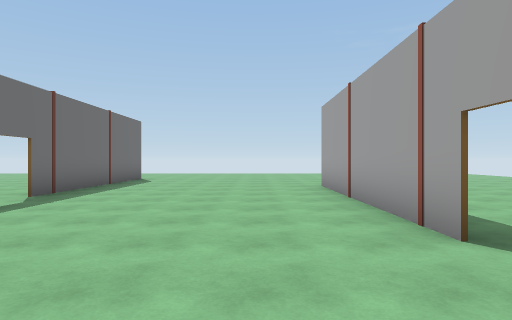
[1] (above)

24 first-person views from a walk through a Unity game level. The camera is 1.4 m above the floor, looks level and sees 75° across. Doors are open. The floor is counted in squares, 2 m on a side. Each view is taken from the middle of a square. On the plan, view 1 faces up. The plan holds only what a view shows up to about 10 squares ahead; the rest is blank. The place goes on beyond the plan. Some surface patterns are stand-ins.

[2]
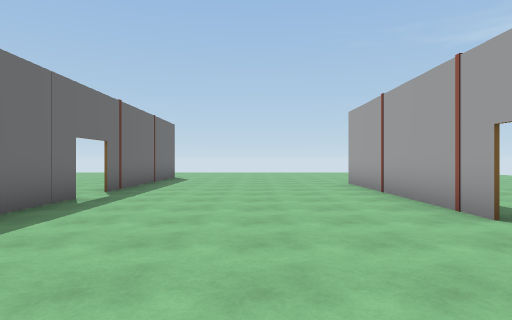

[3]
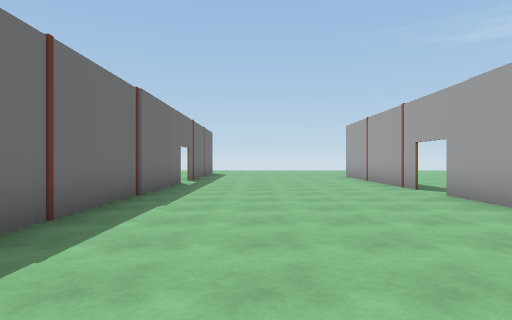

[4]
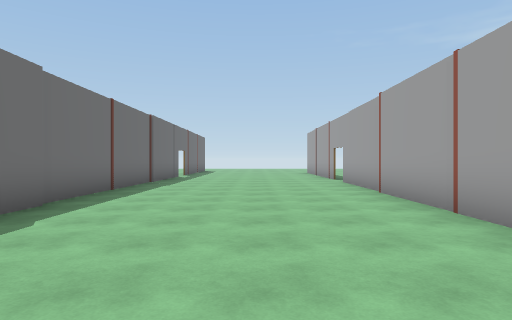

[5]
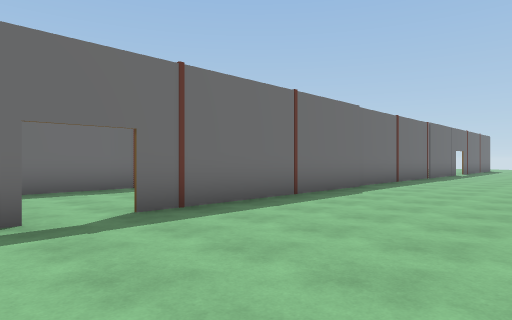

[6]
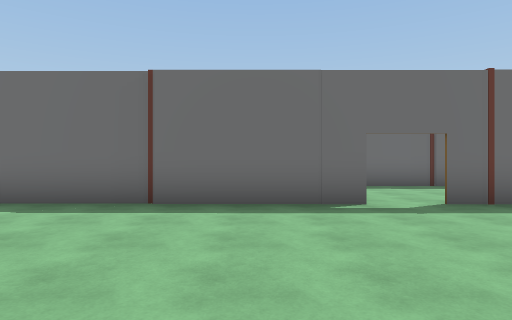

[7]
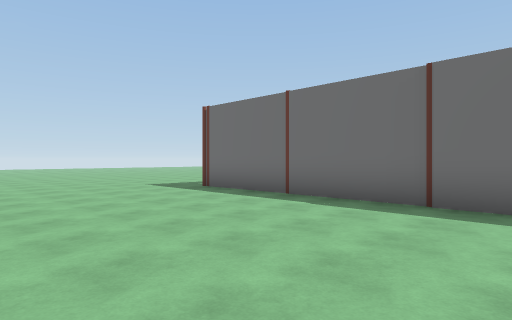

[8]
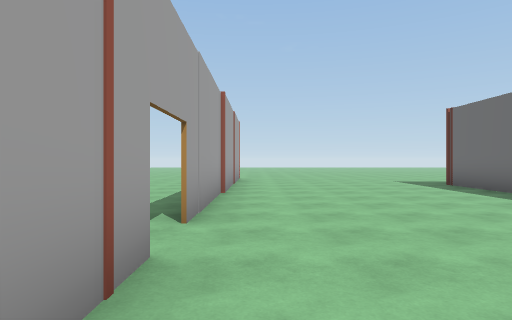

[9]
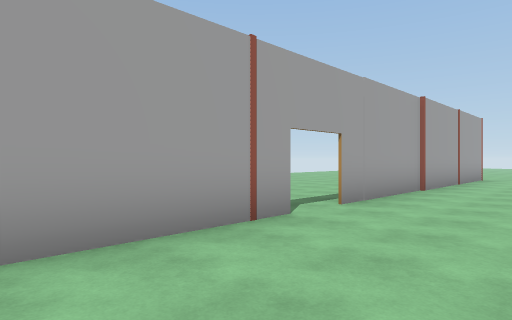

[10]
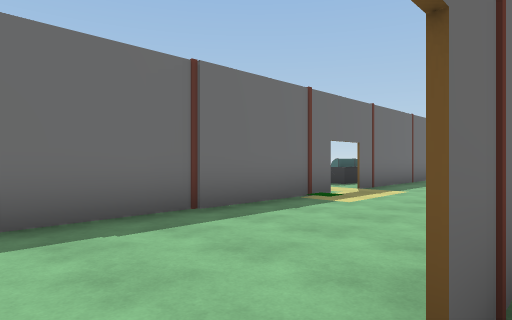

[11]
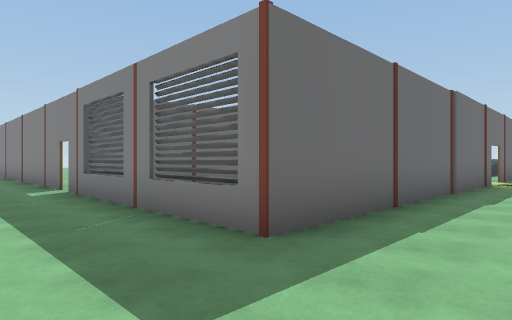

[12]
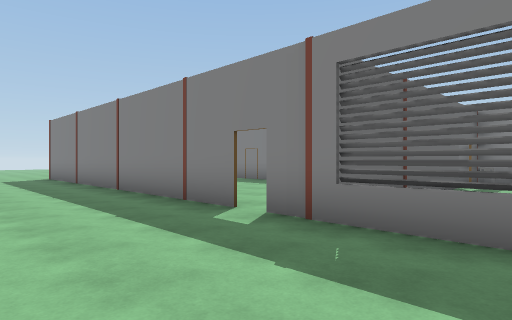

[13]
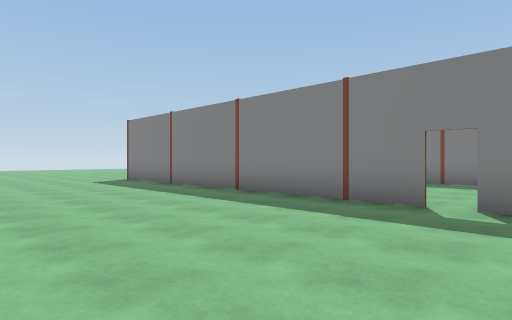

[14]
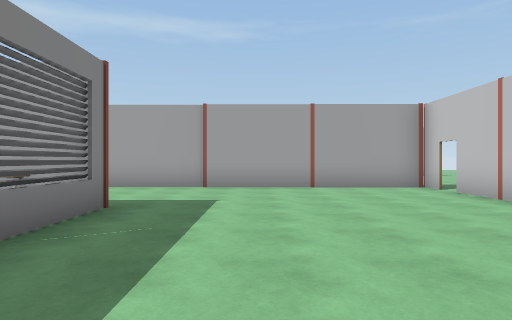

[15]
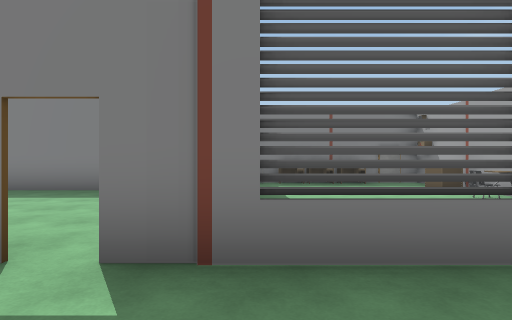

[16]
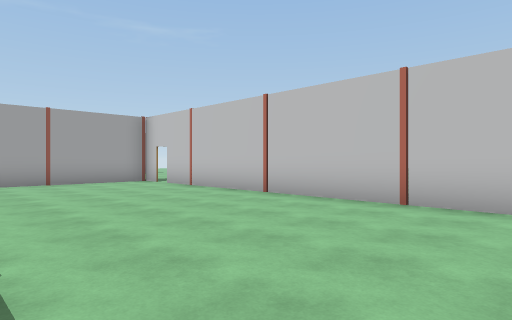

[17]
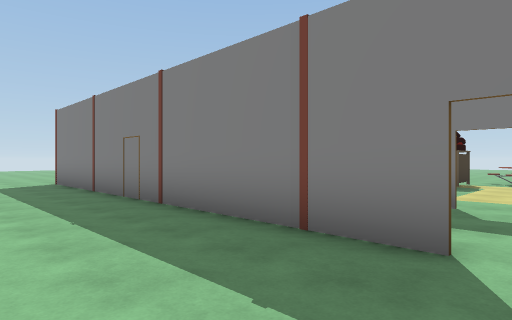

[18]
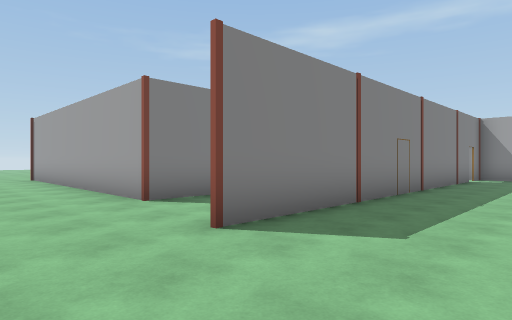

[19]
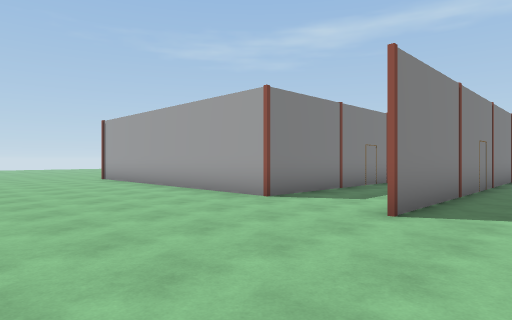

[20]
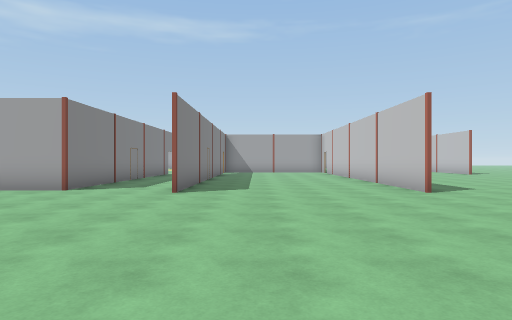

[21]
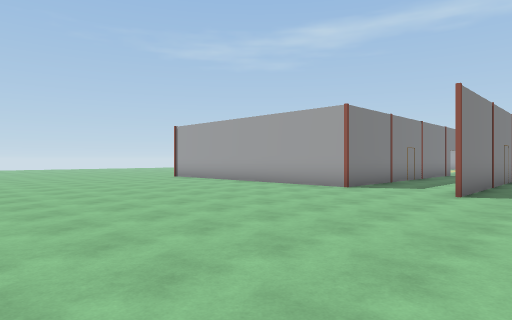

[22]
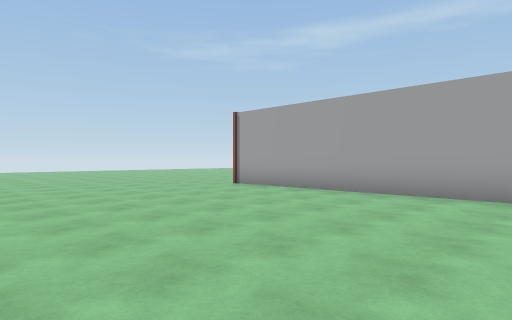

[23]
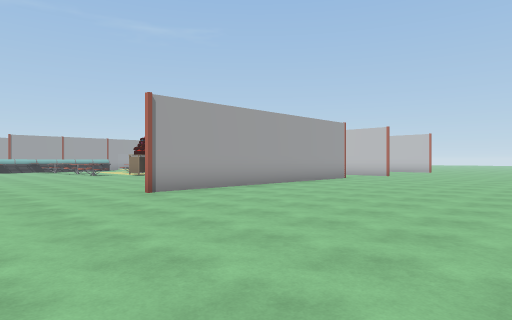

[24]
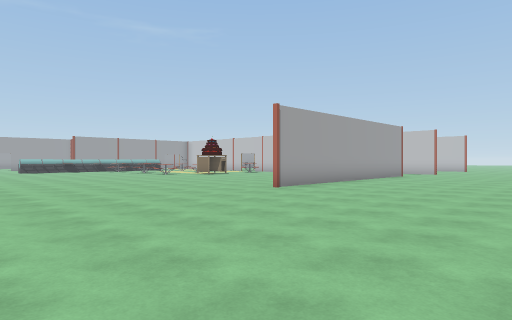

### Floor plan
Points are (right, up) in squares from view 1. A wall is a line through its corners. A room is listed if a view was taken in it or the views show most of it. See-through windows are left out.
Room 1 (views 1, 2, 3, 4, 5, 6, 7, 8, 9, 10)
walls: (1.8, -5.6) (1.8, 1.6); (-4.3, -3.9) (-4.3, -10); (-4.3, -11.2) (-4.3, -20.5); (1.8, 2.8) (1.8, 9); (1.8, -13.5) (1.8, -10.2); (-4.3, 5.1) (-4.3, -3.8); (-4.3, 9.5) (-4.3, 6.2); (1.8, -20.5) (1.8, -14.6)
ways out: opening at (-4, -10.5) to room 2; opening at (-4, 6) to room 2; opening at (2, -14); opening at (2, 2); gap at (2, 9)
Room 2 (views 11, 12, 13, 14, 15, 16, 17, 18, 19, 20, 21, 22, 23, 24)
walls: (-19.2, -5.6) (-24.3, -5.6) (-24.3, 2.6); (-14.6, -8.3) (-24.9, -8.3); (-13.3, -5.6) (-13.3, -6.2); (-13.3, -7.5) (-13.3, -13.6); (-12.5, -5.6) (-13.8, -5.6); (-14.6, -13.8) (-21.9, -13.8); (-24.9, -13.7) (-22, -13.7); (-8, -4.8) (-8, -13.8) (-14.1, -13.8); (-8, -0.8) (-8, -3.6); (-8.1, -9.6) (-8.1, -6); (-8.1, -13.6) (-8.1, -12.2); (-14.4, -20.3) (-5.8, -20.3); (-5.2, -20.3) (-4.5, -20.3) (-4.5, -12.1)
ways out: opening at (-4, -10.5) to room 1; opening at (-4, 6) to room 1; open door at (-25.5, -8); open door at (-25.5, -6); open door at (-14.5, -8); open door at (-14.5, -6); open door at (-13, -7); open door at (-8, -4.5); gap at (-14.5, -14)
objects: other object (-17, -2) to (-16, -1); other object (-16, 0) to (-15, 1); other object (-12, -6); other object (-11, -6); other object (-10, -6); other object (-9, -13); chair (-9, -10); table (-9, -8); other object (-9, -2)

Positions as (right, up) in squares from view 1, and headings:
1: (0, 0), facing up
2: (-1, -1), facing up
3: (-2, -5), facing up
4: (-1, -9), facing up
5: (0, -12), facing up-left
6: (1, -13), facing left
7: (1, -13), facing down-left
8: (1, -11), facing down
9: (-1, -10), facing down-right
10: (-4, -11), facing up-left
11: (-6, -16), facing up-left
12: (-11, -17), facing up-left
13: (-13, -19), facing up-left
14: (-13, -16), facing right
15: (-13, -16), facing up
16: (-15, -15), facing down-right
17: (-14, -11), facing up-left
18: (-27, -11), facing up-right
19: (-29, -10), facing up-right
20: (-32, -10), facing right
21: (-32, -10), facing up-right
22: (-31, -5), facing up-right
23: (-31, 6), facing down-right
24: (-30, 9), facing down-right
